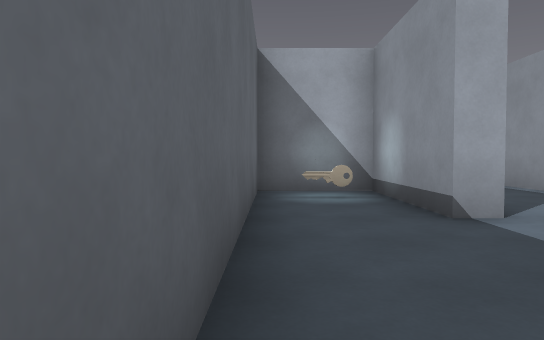
[1] (above)

15 first-person views from a walk through a Godot game level. The camera is 1.2 m above the floor, tilts 2° down and sees 70° across. The floor is counted in squares, 2 m on a side. Each view is taken from the middle of a square. On the plan, view 1 faces up. The plan holds only what a view shows up to about 11 squares ahead; the rest is blank. The place goes on beyond the plan. Surface patterns are stand-ins for the level's own textures.

[2]
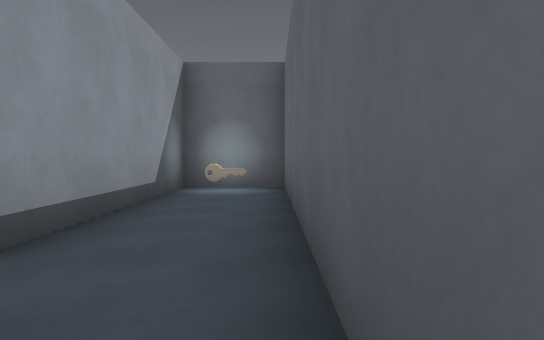

[3]
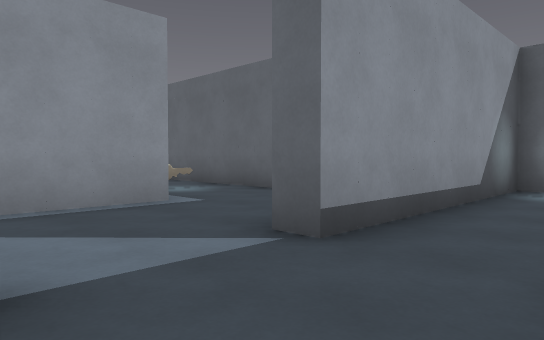

[4]
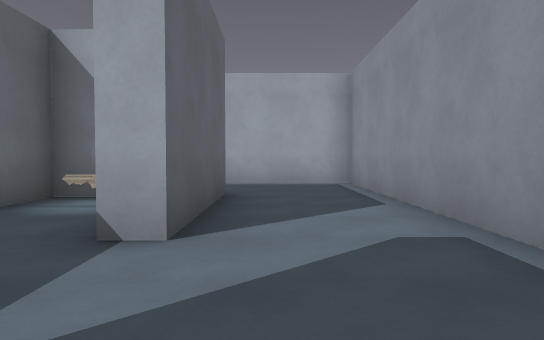

[5]
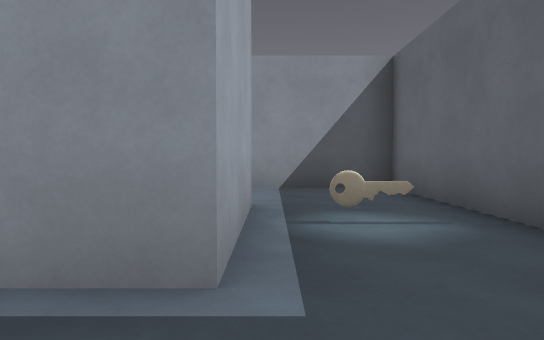

[6]
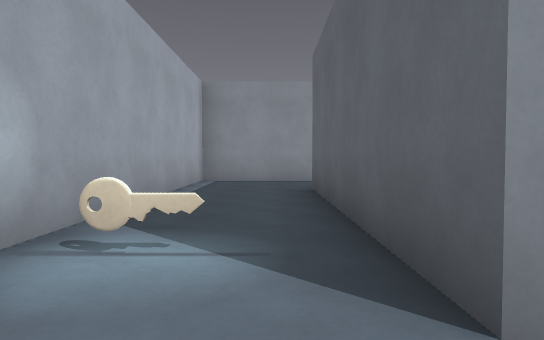

[7]
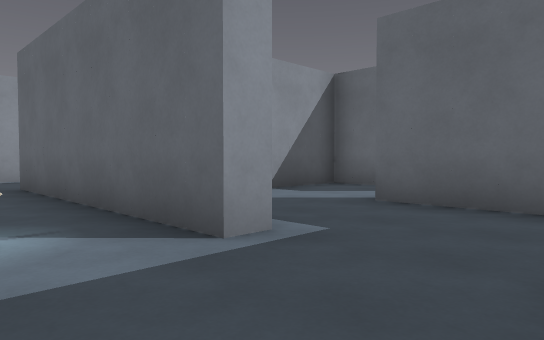

[8]
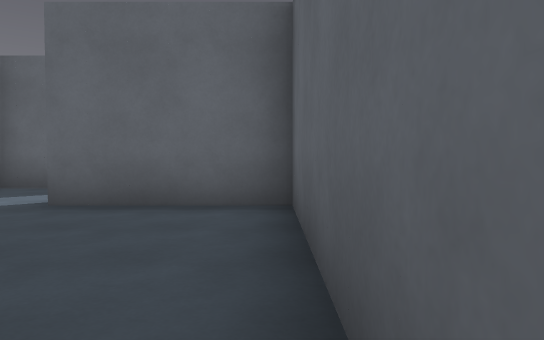

[9]
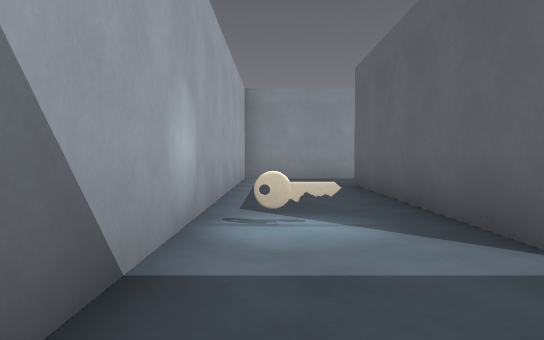

[10]
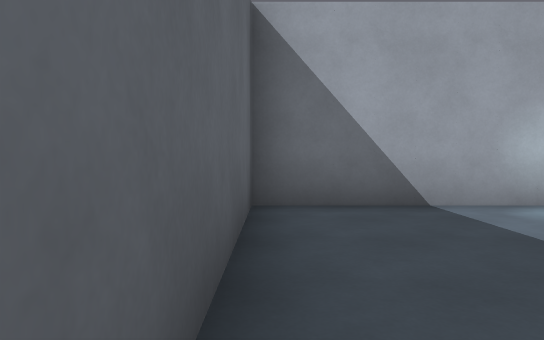

[11]
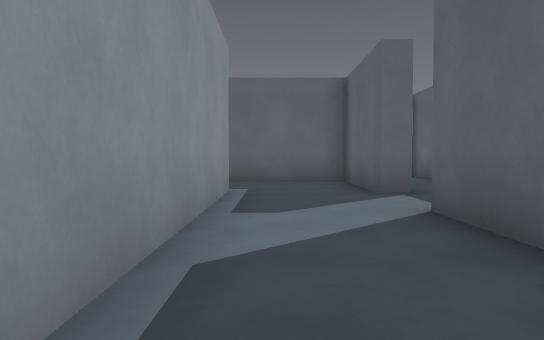

[12]
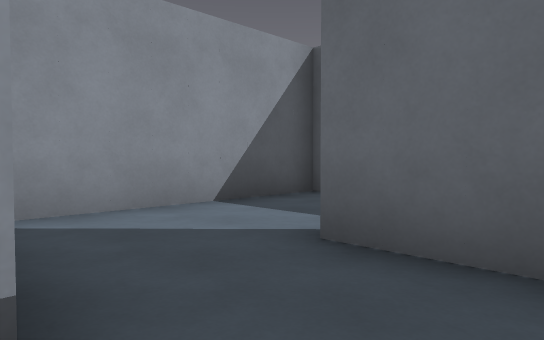

[13]
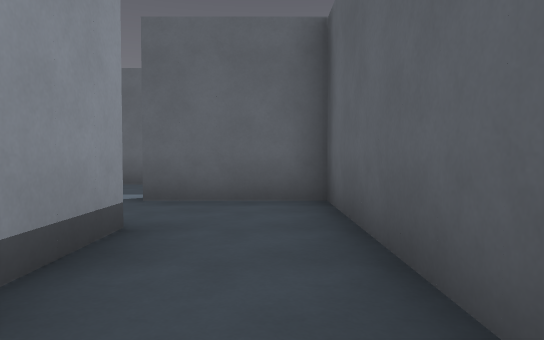

[14]
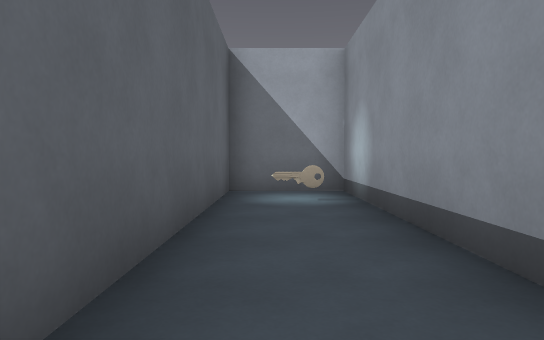

[15]
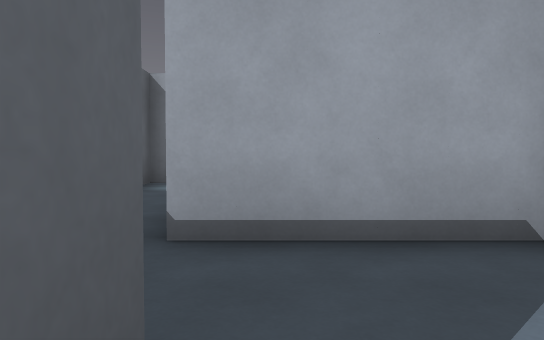

### Floor plan
Points are (right, up) in squares from view 1. A wall is a line through its corners. A room is listed if a view was taken in it or the views show most of it. See-through windows are left out.
Room 1 (views 1, 2, 3)
walls: (1.7, 3.7) (1.7, 6.7) (-0.2, 6.7) (-0.2, -3.5); (-0.2, -3.8) (1.7, -3.8) (1.7, 1.7)
ways out: opening at (2, 2.5) to room 2
objects: key (1, -3); key (1, 6)
Room 2 (views 4, 5, 6, 7, 8, 9, 10, 11, 15)
walls: (1.7, 1.7) (2.2, 1.7) (2.2, -1.3) (10.2, -1.3) (10.2, 3.2); (7.8, 1.7) (7.8, 1.2) (4.7, 1.2) (4.7, 9.7) (-6.2, 9.7) (-6.2, 4.2) (-3.2, 4.2); (-3.8, 6.8) (-3.8, 7.2) (2.2, 7.2) (2.2, 3.7) (1.7, 3.7)
ways out: opening at (2, 2.5) to room 1; opening at (8.5, 2) to room 4; opening at (-2.5, 4)
objects: key (-3, 9); key (6, 0)
Room 3 (views 12, 13, 14)
walls: (7.3, 3.7) (7.3, 9.7) (5.3, 9.7) (5.3, 1.7) (7.8, 1.7)
ways out: opening at (7, 3) to room 4
objects: key (6, 9)
Room 4 (no view inside)
walls: (10, 3.7) (7.3, 3.7)
ways out: opening at (8.5, 2) to room 2; opening at (7, 3) to room 3

Where each view was taken, in squares from view 1:
view 1: 0 up, 0 right, facing up
view 2: 4 up, 0 right, facing down
view 3: 4 up, 0 right, facing down-right
view 4: 1 up, 3 right, facing up
view 5: 1 up, 3 right, facing right
view 6: 8 up, 5 left, facing right
view 7: 9 up, 6 left, facing down-right
view 8: 9 up, 6 left, facing down
view 9: 9 up, 6 left, facing right
view 10: 5 up, 6 left, facing up
view 11: 8 up, 4 right, facing down
view 12: 4 up, 6 right, facing down-right
view 13: 7 up, 6 right, facing down
view 14: 3 up, 6 right, facing up
view 15: 1 up, 8 right, facing up
